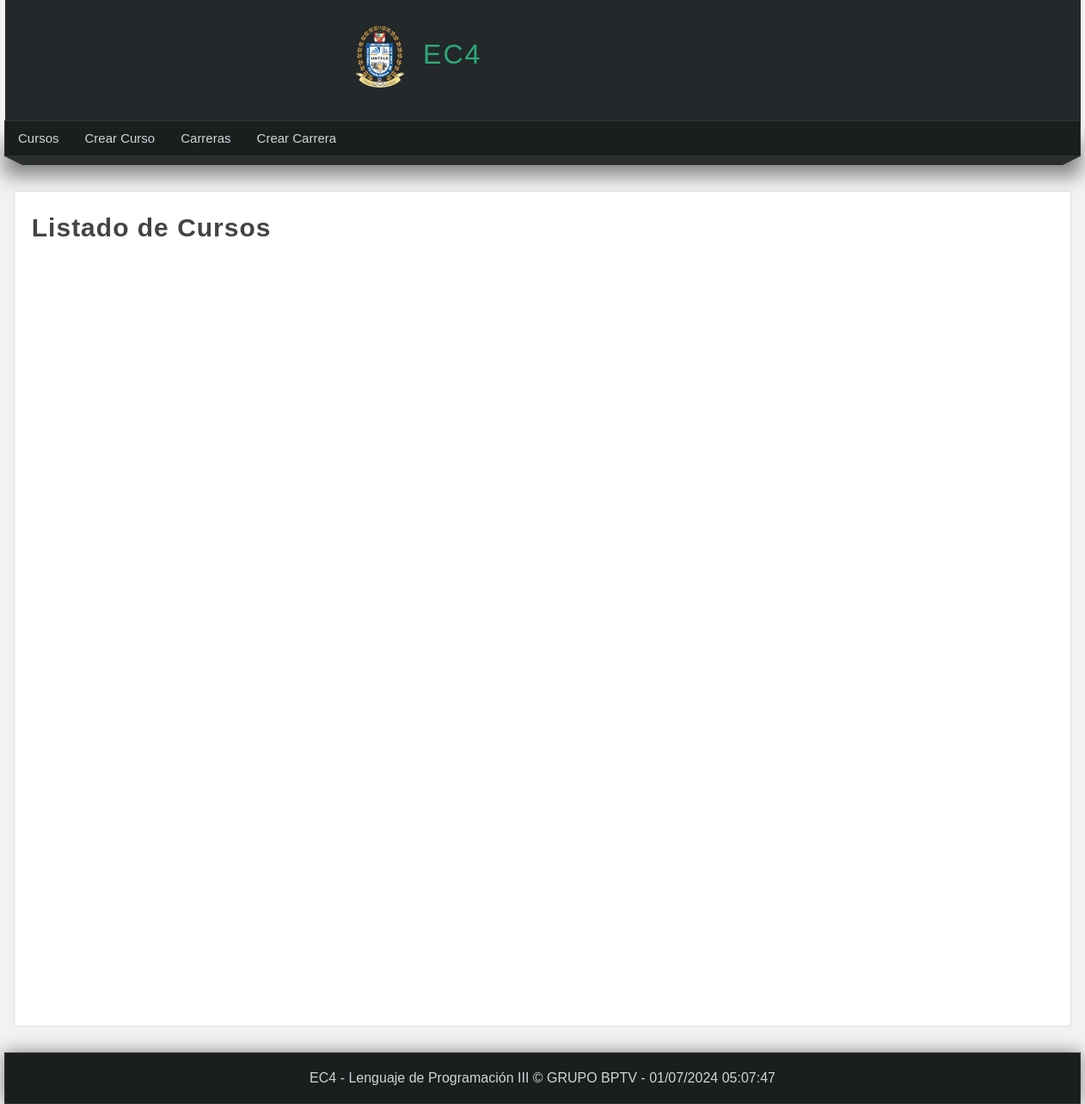
The app's page /listar-cursos/, older data.
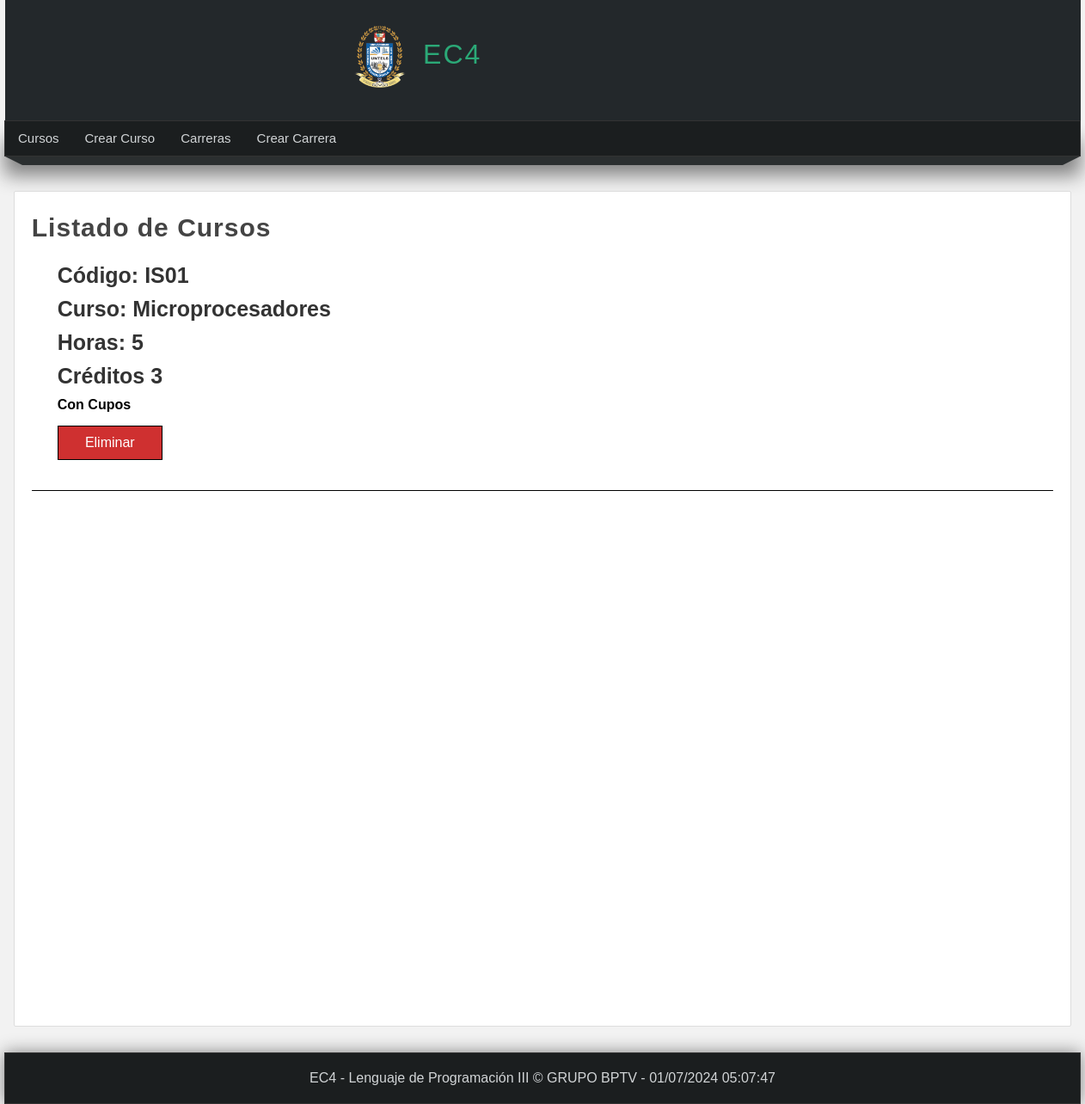
The same page, newer data.
### miapp/models.py (models this page shows, shortened)
class Course(models.Model):
    idcourse = models.AutoField(primary_key=True,verbose_name="IdCurso")
    code = models.CharField(max_length=20,verbose_name="Código")
    name = models.CharField(max_length=100,verbose_name="Nombre")
    hour = models.PositiveIntegerField(verbose_name="Horas")
    credits = models.PositiveIntegerField(verbose_name="Creditos")
    state = models.BooleanField(verbose_name="Estado")
    class Meta:
        verbose_name = "Curso"
        verbose_name_plural = "Cursos"

### miapp/views.py (the view)
# urls.py: path('listar-cursos/',views.listar_cursos,name="listar_cursos"),
def listar_cursos(request):
    cursos = Course.objects.all();
    return render(request,'listar_cursos.html',{
        'cursos': cursos,
        'titulo': 'Listado de Cursos'
    })

### miapp/templates/listar_cursos.html (shortened to what this page needs)
{% extends 'layout.html' %}
{% block content %}
<h1 class="title">
    {{titulo}}
</h1>
        {% for curso in cursos %}
            <div class="articulo-item">
                <div class="data">
                    <h2>
                        Código: {{curso.code}}
                    </h2>
                    <h2>
                        Curso: {{curso.name}}
                    </h2>
                    <h2>
                        Horas: {{curso.hour}}
                    </h2>
                    <h2>
                        Créditos {{curso.credits}}
                    </h2>
                    {% if curso.state%}
                        <strong>
                            Con Cupos
                        </strong>
                    {% else %}
                        <strong>
                            Sin Cupos
                        </strong>
                    {% endif %}
                <p>
                    <a href="{% url 'eliminar_curso' idcourse=curso.idcourse %}"  class="btn btn-delete">
                        Eliminar
                    </a>
                </p>
                </div>
            </div>
        {% endfor %}
{% endblock %}

Row changes from the older to the newer data that the page shows:
added Course: code "IS01", name "Microprocesadores", hour "5", credits "3", state "Con Cupos"
